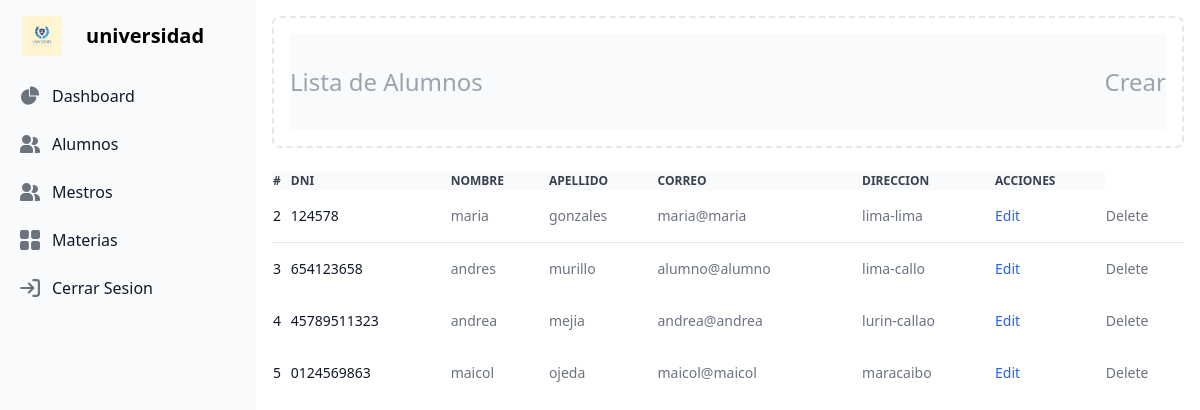
Page /alumno (signed in) on the committed database.
### tables this page shows
CREATE TABLE `alumnos` (
  `id` int(11) NOT NULL,
  `nombre` varchar(255) NOT NULL,
  `apellido` varchar(255) NOT NULL,
  `dni` varchar(20) NOT NULL,
  `direccion` varchar(255) NOT NULL,
  `correo` varchar(255) NOT NULL,
  `rol_id` int(11) DEFAULT NULL,
  `materia_id` int(11) DEFAULT NULL
);

### controllers/StudentController.php (called while the page is built, shortened)
<?php
require_once($_SERVER['DOCUMENT_ROOT'] . "/models/StudentModel.php");
require_once './config/database.php';
class StudentController
{
    public function ListaAlumnos()
    {
        $database = new Database();
        $studentModel = new StudentModel($database);
        $students = $studentModel->getAllStudents();
        include $_SERVER['DOCUMENT_ROOT'] . "/views/alumnos/alumnos.php";
    }
}

### config/database.php (called while the page is built)
<?php
class Database {
    private $host = "localhost";
    private $dbname = "universidad";
    private $username = "root";
    private $password = "";
    private $db;
    public function __construct() {
        try {
            $this->db = new PDO("mysql:host={$this->host};dbname={$this->dbname}", $this->username, $this->password);
            $this->db->setAttribute(PDO::ATTR_ERRMODE, PDO::ERRMODE_EXCEPTION);
        } catch (PDOException $e) {
            die("Error de conexión a la base de datos: " . $e->getMessage());
        }
    }
    public function getPDO() {
        return $this->db;
    }
}

### models/StudentModel.php (called while the page is built, shortened)
<?php
class StudentModel
{
    private $db;
    public function __construct($database)
    {
        $this->db = $database->getPDO();
    }
    public function getAllStudents()
    {
        $sql = "SELECT * FROM alumnos";
        $stmt = $this->db->query($sql);
        return $stmt->fetchAll(PDO::FETCH_ASSOC);
    }
}

### views/alumnos/alumnos.php (the view, shortened to what this page needs)
<?php
require_once './controllers/StudentController.php';
?>
<!DOCTYPE html>
<html>
<head>
    <link href="/dist/output.css" rel="stylesheet">
</head>
<body>
    <aside id="logo-sidebar" class="fixed top-0 left-0 z-40 w-64 h-screen transition-transform -translate-x-full sm:translate-x-0" aria-label="Sidebar">
        <div class="h-full px-3 py-4 overflow-y-auto bg-gray-50 dark:bg-gray-800">
            <div class="flex items-center pl-2.5 mb-5">
                <img src="/src/logo.jpg" class="h-10 mr-6 sm:h-10" alt=" Logo" />
                <span class="self-center text-xl font-semibold whitespace-nowrap dark:text-white">universidad</span>
            </div>
            <ul class="space-y-2 font-medium">
                <li>
                    <a href="/views/admin/admin_panel.php" class="flex items-center p-2 text-gray-900 rounded-lg dark:text-white hover:bg-gray-100 dark:hover:bg-gray-700 group">
                        <span class="ml-3">Dashboard</span>
                    </a>
                </li>
                <li>
                    <a href="/alumno" class="flex items-center p-2 text-gray-900 rounded-lg dark:text-white hover:bg-gray-100 dark:hover:bg-gray-700 group">
                        <span class="flex-1 ml-3 whitespace-nowrap">Alumnos</span>
                    </a>
                </li>
                <li>
                    <a href="/maestro" class="flex items-center p-2 text-gray-900 rounded-lg dark:text-white hover:bg-gray-100 dark:hover:bg-gray-700 group">
                        <span class="flex-1 ml-3 whitespace-nowrap">Mestros</span>
                    </a>
                </li>
                <li>
                    <a href="/materias" class="flex items-center p-2 text-gray-900 rounded-lg dark:text-white hover:bg-gray-100 dark:hover:bg-gray-700 group">
                        <span class="flex-1 ml-3 whitespace-nowrap">Materias</span>
                    </a>
                </li>
                <li>
                    <a href="/config/logaut.php" class="flex items-center p-2 text-gray-900 rounded-lg dark:text-white hover:bg-gray-100 dark:hover:bg-gray-700 group">
                        <span class="flex-1 ml-3 whitespace-nowrap">Cerrar Sesion</span>
                    </a>
                </li>
            </ul>
        </div>
    </aside>
    <div class="p-4 sm:ml-64">
        <div class="p-4 border-2 border-gray-200 border-dashed rounded-lg dark:border-gray-700">
            <div class="">
                <div class="flex items-center justify-between h-24 rounded bg-gray-50 dark:bg-gray-800">
                    <p class="text-2xl text-gray-400 dark:text-gray-500">
                        Lista de Alumnos <br />
                    </p>
                    <a class="text-2xl text-gray-400 dark:text-gray-500" href="/c-estudiante">Crear</a>
                </div>
            </div>
        </div>
        <br>
        <div class="relative overflow-x-auto shadow-md sm:rounded-lg">
            <table class="w-full text-sm text-left text-gray-500 dark:text-gray-400">
                <thead class="text-xs text-gray-700 uppercase bg-gray-50 dark:bg-gray-700 dark:text-gray-400">
                    <tr>
                        <th scope="col" class="px-6 py-3">
                            #
                        </th>
                        <th scope="col" class="px-6 py-3">
                            DNI
                        </th>
                        <th scope="col" class="px-6 py-3">
                            Nombre
                        </th>
                        <th scope="col" class="px-6 py-3">
                            Apellido
                        </th>
                        <th scope="col" class="px-6 py-3">
                            Correo
                        </th>
                        <th scope="col" class="px-6 py-3">
                            Direccion
                        </th>
                        <th scope="col" class="px-6 py-3">
                            Acciones
                        </th>
                    </tr>
                </thead>
                <tbody>
                    <tr class="bg-white border-b dark:bg-gray-900 dark:border-gray-700">
                        <?php foreach ($students as $student) : ?>
                            <th scope="row" class="px-6 py-4 font-medium text-gray-900 whitespace-nowrap dark:text-white">
                                <?php echo $student['id']; ?>
                            </th>
                            <th scope="row" class="px-6 py-4 font-medium text-gray-900 whitespace-nowrap dark:text-white">
                                <?php echo $student['dni']; ?>
                            </th>
                            <td class="px-6 py-4">
                                <?php echo $student['nombre']; ?>
                            </td>
                            <td class="px-6 py-4">
                                <?php echo $student['apellido']; ?>
                            </td>
                            <td class="px-6 py-4">
                                <?php echo $student['correo']; ?>
                            </td>
                            <td class="px-6 py-4">
                                <?php echo $student['direccion']; ?>
                            </td>
                            <td class="px-6 py-4">
                                <a href="/e-estudiante" class="font-medium text-blue-600 dark:text-blue-500 hover:underline">Edit</a>
                            </td>
                            <td class="px-6 py-4">
                                <form action="/eliminar-estudiante" method="POST" onsubmit="return confirm('¿Estás seguro de que deseas eliminar a este estudiante?')">
                                    <button type="submit" class="font-medium text-red-600 dark:text-red-500 hover:underline">Delete</button>
                                </form>
                            </td>
                    </tr>
                <?php endforeach; ?>
                </tbody>
            </table>
        </div>
    </div>
</body>
</html>

### rows in the picture
alumnos: id "2", dni "124578", nombre "maria", apellido "gonzales", correo "maria@maria", direccion "lima-lima"
alumnos: id "3", dni "654123658", nombre "andres", apellido "murillo", correo "alumno@alumno", direccion "lima-callo"
alumnos: id "4", dni "45789511323", nombre "andrea", apellido "mejia", correo "andrea@andrea", direccion "lurin-callao"
alumnos: id "5", dni "0124569863", nombre "maicol", apellido "ojeda", correo "maicol@maicol", direccion "maracaibo"
